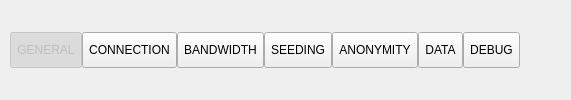
           <widget class="TabButtonPanel" name="settings_tab" native="true">
            <property name="sizePolicy">
             <sizepolicy hsizetype="Preferred" vsizetype="Preferred">
              <horstretch>0</horstretch>
              <verstretch>0</verstretch>
             </sizepolicy>
            </property>
            <property name="minimumSize">
             <size>
              <width>0</width>
              <height>0</height>
             </size>
            </property>
            <property name="styleSheet">
             <string notr="true"/>
            </property>
            <layout class="QHBoxLayout" name="horizontalLayout_9">
             <property name="spacing">
              <number>0</number>
             </property>
             <property name="leftMargin">
              <number>0</number>
             </property>
             <property name="topMargin">
              <number>0</number>
             </property>
             <property name="bottomMargin">
              <number>0</number>
             </property>
             <item>
              <spacer name="horizontalSpacer_11">
               <property name="orientation">
                <enum>Qt::Horizontal</enum>
               </property>
               <property name="sizeType">
                <enum>QSizePolicy::Fixed</enum>
               </property>
               <property name="sizeHint" stdset="0">
                <size>
                 <width>10</width>
                 <height>20</height>
                </size>
               </property>
              </spacer>
             </item>
             <item>
              <widget class="UnderlineTabButton" name="settings_general_button">
               <property name="enabled">
                <bool>false</bool>
               </property>
               <property name="sizePolicy">
                <sizepolicy hsizetype="Minimum" vsizetype="Fixed">
                 <horstretch>0</horstretch>
                 <verstretch>0</verstretch>
                </sizepolicy>
               </property>
               <property name="minimumSize">
                <size>
                 <width>0</width>
                 <height>36</height>
                </size>
               </property>
               <property name="maximumSize">
                <size>
                 <width>16777215</width>
                 <height>36</height>
                </size>
               </property>
               <property name="cursor">
                <cursorShape>PointingHandCursor</cursorShape>
               </property>
               <property name="styleSheet">
                <string notr="true"/>
               </property>
               <property name="text">
                <string>GENERAL</string>
               </property>
               <property name="checkable">
                <bool>true</bool>
               </property>
               <property name="checked">
                <bool>true</bool>
               </property>
              </widget>
             </item>
             <item>
              <widget class="UnderlineTabButton" name="settings_connection_button">
               <property name="sizePolicy">
                <sizepolicy hsizetype="Minimum" vsizetype="Fixed">
                 <horstretch>0</horstretch>
                 <verstretch>0</verstretch>
                </sizepolicy>
               </property>
               <property name="minimumSize">
                <size>
                 <width>0</width>
                 <height>36</height>
                </size>
               </property>
               <property name="maximumSize">
                <size>
                 <width>16777215</width>
                 <height>36</height>
                </size>
               </property>
               <property name="cursor">
                <cursorShape>PointingHandCursor</cursorShape>
               </property>
               <property name="styleSheet">
                <string notr="true"/>
               </property>
               <property name="text">
                <string>CONNECTION</string>
               </property>
               <property name="checkable">
                <bool>true</bool>
               </property>
              </widget>
             </item>
             <item>
              <widget class="UnderlineTabButton" name="settings_bandwidth_button">
               <property name="sizePolicy">
                <sizepolicy hsizetype="Minimum" vsizetype="Fixed">
                 <horstretch>0</horstretch>
                 <verstretch>0</verstretch>
                </sizepolicy>
               </property>
               <property name="minimumSize">
                <size>
                 <width>0</width>
                 <height>36</height>
                </size>
               </property>
               <property name="maximumSize">
                <size>
                 <width>16777215</width>
                 <height>36</height>
                </size>
               </property>
               <property name="cursor">
                <cursorShape>PointingHandCursor</cursorShape>
               </property>
               <property name="styleSheet">
                <string notr="true"/>
               </property>
               <property name="text">
                <string>BANDWIDTH</string>
               </property>
               <property name="checkable">
                <bool>true</bool>
               </property>
              </widget>
             </item>
             <item>
              <widget class="UnderlineTabButton" name="settings_seeding_button">
               <property name="sizePolicy">
                <sizepolicy hsizetype="Minimum" vsizetype="Fixed">
                 <horstretch>0</horstretch>
                 <verstretch>0</verstretch>
                </sizepolicy>
               </property>
               <property name="minimumSize">
                <size>
                 <width>0</width>
                 <height>36</height>
                </size>
               </property>
               <property name="cursor">
                <cursorShape>PointingHandCursor</cursorShape>
               </property>
               <property name="styleSheet">
                <string notr="true"/>
               </property>
               <property name="text">
                <string>SEEDING</string>
               </property>
               <property name="checkable">
                <bool>true</bool>
               </property>
              </widget>
             </item>
             <item>
              <widget class="UnderlineTabButton" name="settings_anonymity_button">
               <property name="sizePolicy">
                <sizepolicy hsizetype="Minimum" vsizetype="Fixed">
                 <horstretch>0</horstretch>
                 <verstretch>0</verstretch>
                </sizepolicy>
               </property>
               <property name="minimumSize">
                <size>
                 <width>0</width>
                 <height>36</height>
                </size>
               </property>
               <property name="maximumSize">
                <size>
                 <width>16777215</width>
                 <height>36</height>
                </size>
               </property>
               <property name="cursor">
                <cursorShape>PointingHandCursor</cursorShape>
               </property>
               <property name="styleSheet">
                <string notr="true"/>
               </property>
               <property name="text">
                <string>ANONYMITY</string>
               </property>
               <property name="checkable">
                <bool>true</bool>
               </property>
              </widget>
             </item>
             <item>
              <widget class="UnderlineTabButton" name="settings_data_button">
               <property name="sizePolicy">
                <sizepolicy hsizetype="Minimum" vsizetype="Fixed">
                 <horstretch>0</horstretch>
                 <verstretch>0</verstretch>
                </sizepolicy>
               </property>
               <property name="minimumSize">
                <size>
                 <width>0</width>
                 <height>36</height>
                </size>
               </property>
               <property name="maximumSize">
                <size>
                 <width>16777215</width>
                 <height>36</height>
                </size>
               </property>
               <property name="cursor">
                <cursorShape>PointingHandCursor</cursorShape>
               </property>
               <property name="styleSheet">
                <string notr="true"/>
               </property>
               <property name="text">
                <string>DATA</string>
               </property>
               <property name="checkable">
                <bool>true</bool>
               </property>
              </widget>
             </item>
             <item>
              <widget class="UnderlineTabButton" name="settings_debug_button">
               <property name="sizePolicy">
                <sizepolicy hsizetype="Minimum" vsizetype="Fixed">
                 <horstretch>0</horstretch>
                 <verstretch>0</verstretch>
                </sizepolicy>
               </property>
               <property name="minimumSize">
                <size>
                 <width>0</width>
                 <height>36</height>
                </size>
               </property>
               <property name="maximumSize">
                <size>
                 <width>16777215</width>
                 <height>36</height>
                </size>
               </property>
               <property name="cursor">
                <cursorShape>PointingHandCursor</cursorShape>
               </property>
               <property name="styleSheet">
                <string notr="true"/>
               </property>
               <property name="text">
                <string>DEBUG</string>
               </property>
               <property name="checkable">
                <bool>true</bool>
               </property>
              </widget>
             </item>
             <item>
              <spacer name="horizontalSpacer_10">
               <property name="orientation">
                <enum>Qt::Horizontal</enum>
               </property>
               <property name="sizeHint" stdset="0">
                <size>
                 <width>40</width>
                 <height>20</height>
                </size>
               </property>
              </spacer>
             </item>
            </layout>
           </widget>
